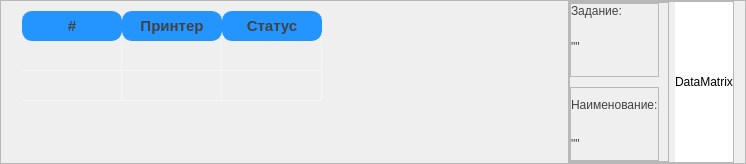
                        <widget class="QFrame" name="frame_66">
                         <property name="maximumSize">
                          <size>
                           <width>16777215</width>
                           <height>164</height>
                          </size>
                         </property>
                         <property name="frameShape">
                          <enum>QFrame::StyledPanel</enum>
                         </property>
                         <property name="frameShadow">
                          <enum>QFrame::Raised</enum>
                         </property>
                         <layout class="QHBoxLayout" name="horizontalLayout_46">
                          <property name="topMargin">
                           <number>0</number>
                          </property>
                          <property name="bottomMargin">
                           <number>0</number>
                          </property>
                          <item>
                           <widget class="QTableWidget" name="listPrinter_tab">
                            <property name="sizePolicy">
                             <sizepolicy hsizetype="Fixed" vsizetype="Expanding">
                              <horstretch>0</horstretch>
                              <verstretch>0</verstretch>
                             </sizepolicy>
                            </property>
                            <property name="minimumSize">
                             <size>
                              <width>550</width>
                              <height>0</height>
                             </size>
                            </property>
                            <property name="styleSheet">
                             <string notr="true">QTableWidget {	
	background-color: transparent;
	padding: 10px;
	border-radius: 0px;
	gridline-color: rgb(245, 246, 250);
	border-bottom: 0px solid rgb(44, 49, 60);
	text-align: center;
}
QTableWidget::item{
	color: rgb(66, 66, 66);
	border-color: rgb(36, 149, 255);
	padding-left: 25px;
	padding-right: 5px;
	gridline-color: rgb(245, 246, 250);
	text-align: center;
}
QTableWidget::item:selected{
	
	background-color: rgb(217, 217, 217);
}

QHeaderView::section{
	color: rgb(66, 66, 66);
	background-color: rgb(36, 149, 255);
	max-width: 30px;
	border: 1px solid rgb(44, 49, 58);
	border-style: none;
    border-bottom: 1px solid rgb(44, 49, 60);
    border-right: 1px solid rgb(44, 49, 60);
}
QTableWidget::horizontalHeader {	
	background-color: rgb(33, 37, 43);
}
QHeaderView::section:horizontal {
    border: 1px solid rgb(36, 149, 255);
	background-color: rgb(36, 149, 255);
	padding: 3px;
	border-top-left-radius: 10px;
    border-top-right-radius: 10px;

	border-bottom-left-radius: 10px;
	border-bottom-right-radius: 10px;}</string>
                            </property>
                            <property name="editTriggers">
                             <set>QAbstractItemView::NoEditTriggers</set>
                            </property>
                            <property name="selectionMode">
                             <enum>QAbstractItemView::SingleSelection</enum>
                            </property>
                            <property name="selectionBehavior">
                             <enum>QAbstractItemView::SelectRows</enum>
                            </property>
                            <property name="textElideMode">
                             <enum>Qt::ElideLeft</enum>
                            </property>
                            <property name="sortingEnabled">
                             <bool>false</bool>
                            </property>
                            <property name="rowCount">
                             <number>2</number>
                            </property>
                            <property name="columnCount">
                             <number>3</number>
                            </property>
                            <attribute name="horizontalHeaderHighlightSections">
                             <bool>true</bool>
                            </attribute>
                            <attribute name="horizontalHeaderShowSortIndicator" stdset="0">
                             <bool>false</bool>
                            </attribute>
                            <attribute name="horizontalHeaderStretchLastSection">
                             <bool>false</bool>
                            </attribute>
                            <attribute name="verticalHeaderVisible">
                             <bool>false</bool>
                            </attribute>
                            <attribute name="verticalHeaderShowSortIndicator" stdset="0">
                             <bool>false</bool>
                            </attribute>
                            <row/>
                            <row/>
                            <column>
                             <property name="text">
                              <string>#</string>
                             </property>
                             <property name="font">
                              <font>
                               <pointsize>11</pointsize>
                               <bold>true</bold>
                              </font>
                             </property>
                            </column>
                            <column>
                             <property name="text">
                              <string>Принтер</string>
                             </property>
                             <property name="font">
                              <font>
                               <pointsize>11</pointsize>
                               <bold>true</bold>
                              </font>
                             </property>
                            </column>
                            <column>
                             <property name="text">
                              <string>Статус</string>
                             </property>
                             <property name="font">
                              <font>
                               <pointsize>11</pointsize>
                               <bold>true</bold>
                              </font>
                             </property>
                            </column>
                           </widget>
                          </item>
                          <item>
                           <widget class="QFrame" name="frame_5">
                            <property name="frameShape">
                             <enum>QFrame::StyledPanel</enum>
                            </property>
                            <property name="frameShadow">
                             <enum>QFrame::Raised</enum>
                            </property>
                            <layout class="QHBoxLayout" name="horizontalLayout_47">
                             <property name="leftMargin">
                              <number>0</number>
                             </property>
                             <property name="topMargin">
                              <number>0</number>
                             </property>
                             <property name="rightMargin">
                              <number>0</number>
                             </property>
                             <property name="bottomMargin">
                              <number>0</number>
                             </property>
                             <item>
                              <widget class="QFrame" name="frame_75">
                               <property name="styleSheet">
                                <string notr="true">QLabel {
	color: rgb(66, 66, 66);
	font: 14pt &quot;Segoe UI&quot;;
}</string>
                               </property>
                               <property name="frameShape">
                                <enum>QFrame::StyledPanel</enum>
                               </property>
                               <property name="frameShadow">
                                <enum>QFrame::Raised</enum>
                               </property>
                               <layout class="QVBoxLayout" name="verticalLayout_74">
                                <property name="spacing">
                                 <number>10</number>
                                </property>
                                <property name="leftMargin">
                                 <number>0</number>
                                </property>
                                <property name="topMargin">
                                 <number>0</number>
                                </property>
                                <property name="bottomMargin">
                                 <number>0</number>
                                </property>
                                <item>
                                 <widget class="QFrame" name="frame_76">
                                  <property name="frameShape">
                                   <enum>QFrame::StyledPanel</enum>
                                  </property>
                                  <property name="frameShadow">
                                   <enum>QFrame::Raised</enum>
                                  </property>
                                  <layout class="QVBoxLayout" name="verticalLayout_82">
                                   <property name="spacing">
                                    <number>0</number>
                                   </property>
                                   <property name="leftMargin">
                                    <number>0</number>
                                   </property>
                                   <property name="topMargin">
                                    <number>0</number>
                                   </property>
                                   <property name="rightMargin">
                                    <number>0</number>
                                   </property>
                                   <property name="bottomMargin">
                                    <number>0</number>
                                   </property>
                                   <item alignment="Qt::AlignTop">
                                    <widget class="QLabel" name="Label_8">
                                     <property name="styleSheet">
                                      <string notr="true"/>
                                     </property>
                                     <property name="text">
                                      <string>Задание:</string>
                                     </property>
                                    </widget>
                                   </item>
                                   <item alignment="Qt::AlignTop">
                                    <widget class="QLabel" name="selectedBatchForPrint_label">
                                     <property name="styleSheet">
                                      <string notr="true"/>
                                     </property>
                                     <property name="text">
                                      <string>&quot;&quot;</string>
                                     </property>
                                    </widget>
                                   </item>
                                  </layout>
                                 </widget>
                                </item>
                                <item>
                                 <widget class="QFrame" name="frame_77">
                                  <property name="frameShape">
                                   <enum>QFrame::StyledPanel</enum>
                                  </property>
                                  <property name="frameShadow">
                                   <enum>QFrame::Raised</enum>
                                  </property>
                                  <layout class="QVBoxLayout" name="verticalLayout_83">
                                   <property name="leftMargin">
                                    <number>0</number>
                                   </property>
                                   <property name="topMargin">
                                    <number>0</number>
                                   </property>
                                   <property name="rightMargin">
                                    <number>0</number>
                                   </property>
                                   <property name="bottomMargin">
                                    <number>0</number>
                                   </property>
                                   <item>
                                    <widget class="QLabel" name="Label_9">
                                     <property name="styleSheet">
                                      <string notr="true"/>
                                     </property>
                                     <property name="text">
                                      <string>Наименование:</string>
                                     </property>
                                    </widget>
                                   </item>
                                   <item>
                                    <widget class="QLabel" name="SelectedNameForPrint_label">
                                     <property name="styleSheet">
                                      <string notr="true"/>
                                     </property>
                                     <property name="text">
                                      <string>&quot;&quot;</string>
                                     </property>
                                    </widget>
                                   </item>
                                  </layout>
                                 </widget>
                                </item>
                               </layout>
                              </widget>
                             </item>
                             <item>
                              <widget class="QLabel" name="selectedImageDM">
                               <property name="minimumSize">
                                <size>
                                 <width>0</width>
                                 <height>0</height>
                                </size>
                               </property>
                               <property name="styleSheet">
                                <string notr="true">background-color: rgb(255, 255, 255);</string>
                               </property>
                               <property name="text">
                                <string>DataMatrix</string>
                               </property>
                              </widget>
                             </item>
                            </layout>
                           </widget>
                          </item>
                         </layout>
                        </widget>
